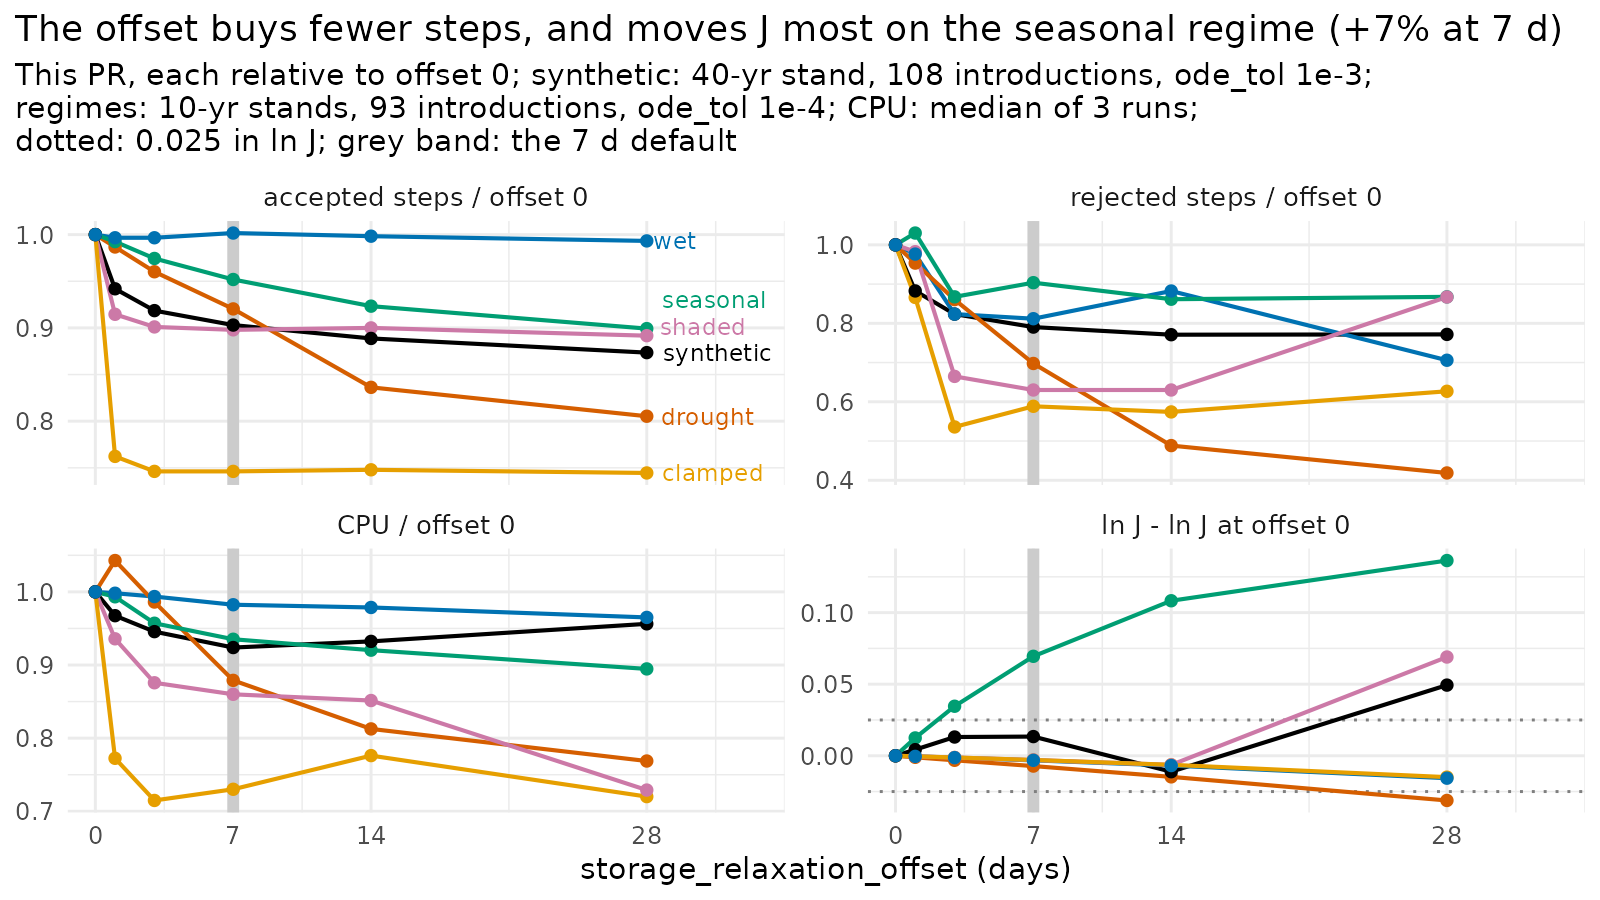

Generate this figure with R:
# plant-113 performance figure: accepted steps, rejected steps and CPU against the
# relaxation offset, each relative to offset 0 on the same build (B97), and the
# change in ln J from offset 0, on plant's reference regimes and the synthetic
# record's stand (offset-run.csv, from offset-run.R; CPU is the median over
# repeats where a configuration was run more than once).
library(ggplot2)
here <- "/home/user/plant-dev/docs/prs/v2/figures/plant-113"
d <- read.csv(file.path(here, "offset-run.csv"))
d <- d[d$build == "B97", ]
a <- aggregate(cbind(J, accepted, rejected, cpu_s) ~ scenario + offset_days, d, median)
base <- a[a$offset_days == 0, ]
m <- merge(a, base, by = "scenario", suffixes = c("", "0"))
long <- rbind(
  data.frame(m[, c("scenario", "offset_days")], metric = "accepted steps / offset 0", value = m$accepted / m$accepted0),
  data.frame(m[, c("scenario", "offset_days")], metric = "rejected steps / offset 0", value = m$rejected / m$rejected0),
  data.frame(m[, c("scenario", "offset_days")], metric = "CPU / offset 0", value = m$cpu_s / m$cpu_s0),
  data.frame(m[, c("scenario", "offset_days")], metric = "ln J - ln J at offset 0", value = log(m$J) - log(m$J0)))
long$metric <- factor(long$metric, levels = unique(long$metric))
long$scenario <- factor(long$scenario, levels = c("synthetic", "wet", "drought", "seasonal", "shaded", "clamped"))
write.csv(long, file.path(here, "offset.csv"), row.names = FALSE)
pal <- c(synthetic = "#000000", wet = "#0072B2", drought = "#D55E00", seasonal = "#009E73",
         shaded = "#CC79A7", clamped = "#E69F00")
ends <- long[long$offset_days == 28 & long$metric == "accepted steps / offset 0", ]
# Spread the direct labels so none overlaps: at least 4% of the panel's range apart.
spread <- function(y, gap) { o <- order(y); z <- y[o]
  for (i in seq_along(z)[-1]) z[i] <- max(z[i], z[i - 1] + gap); y[o] <- z; y }
rng <- diff(range(long$value[long$metric == "accepted steps / offset 0"]))
ends$label_y <- spread(ends$value, 0.11 * rng)
eps <- data.frame(metric = factor("ln J - ln J at offset 0", levels = levels(long$metric)),
                  y = c(-0.025, 0.025))
p <- ggplot(long, aes(offset_days, value, colour = scenario)) +
  geom_vline(xintercept = 7, colour = "grey80", linewidth = 2) +
  geom_hline(data = eps, aes(yintercept = y), linetype = 3, colour = "grey50") +
  geom_line(linewidth = 0.7) + geom_point(size = 1.6) +
  geom_text(data = ends, aes(y = label_y, label = scenario),
            hjust = -0.15, size = 3, show.legend = FALSE) +
  facet_wrap(~metric, scales = "free_y", nrow = 2) +
  scale_x_continuous(breaks = c(0, 7, 14, 28), expand = expansion(mult = c(0.05, 0.25))) +
  scale_colour_manual(values = pal, guide = "none") +
  labs(x = "storage_relaxation_offset (days)", y = NULL,
       title = "The offset buys fewer steps, and moves J most on the seasonal regime (+7% at 7 d)",
       subtitle = paste("This PR, each relative to offset 0; synthetic: 40-yr stand, 108 introductions, ode_tol 1e-3;",
                        "\nregimes: 10-yr stands, 93 introductions, ode_tol 1e-4; CPU: median of 3 runs;",
                        "\ndotted: 0.025 in ln J; grey band: the 7 d default")) +
  theme_minimal(base_size = 11) +
  theme(plot.background = element_rect(fill = "white", colour = NA), plot.title.position = "plot", strip.text = element_text(size = 9.5))
ragg::agg_png(file.path(here, "offset.png"), width = 8, height = 4.5, units = "in", res = 200)
print(p); invisible(dev.off())
print(reshape(a[, c("scenario", "offset_days", "accepted", "rejected", "cpu_s")], idvar = "scenario",
              timevar = "offset_days", direction = "wide"))
